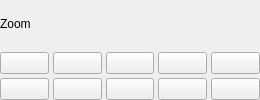
<?xml version="1.0" encoding="UTF-8"?>
<ui version="4.0">
 <class>ZoomWidget</class>
 <widget class="QWidget" name="ZoomWidget">
  <property name="geometry">
   <rect>
    <x>0</x>
    <y>0</y>
    <width>260</width>
    <height>100</height>
   </rect>
  </property>
  <property name="windowTitle">
   <string>Zoom Widget</string>
  </property>
  <layout class="QGridLayout" name="gridLayout">
   <property name="leftMargin">
    <number>0</number>
   </property>
   <property name="topMargin">
    <number>0</number>
   </property>
   <property name="rightMargin">
    <number>0</number>
   </property>
   <property name="bottomMargin">
    <number>0</number>
   </property>
   <property name="spacing">
    <number>4</number>
   </property>
   <item row="0" column="0" colspan="5">
    <widget class="QLabel" name="zoomLabel">
     <property name="text">
      <string>Zoom</string>
     </property>
     <property name="class" stdset="0">
      <string>panel-label</string>
     </property>
    </widget>
   </item>
   <item row="1" column="0">
    <widget class="QPushButton" name="zoom_in_btn">
     <property name="toolTip">
      <string>Zoom In</string>
     </property>
     <property name="text">
      <string/>
     </property>
     <property name="icon">
      <iconset>
       <normaloff>:/icons/zoom-in</normaloff>
      </iconset>
     </property>
    </widget>
   </item>
   <item row="1" column="1">
    <widget class="QPushButton" name="zoom_out_btn">
     <property name="toolTip">
      <string>Zoom Out</string>
     </property>
     <property name="text">
      <string/>
     </property>
     <property name="icon">
      <iconset>
       <normaloff>:/icons/zoom-out</normaloff>
      </iconset>
     </property>
    </widget>
   </item>
   <item row="1" column="2">
    <widget class="QPushButton" name="zoom_1_1_btn">
     <property name="toolTip">
      <string>Zoom 1:1</string>
     </property>
     <property name="text">
      <string/>
     </property>
     <property name="icon">
      <iconset>
       <normaloff>:/icons/zoom-original</normaloff>
      </iconset>
     </property>
    </widget>
   </item>
   <item row="1" column="3">
    <widget class="QPushButton" name="zoom_1_2_btn">
     <property name="toolTip">
      <string>Zoom 1:2</string>
     </property>
     <property name="text">
      <string/>
     </property>
     <property name="icon">
      <iconset>
       <normaloff>:/icons/zoom-half-size</normaloff>
      </iconset>
     </property>
    </widget>
   </item>
   <item row="1" column="4">
    <widget class="QPushButton" name="zoom_2_1_btn">
     <property name="toolTip">
      <string>Zoom 2:1</string>
     </property>
     <property name="text">
      <string/>
     </property>
     <property name="icon">
      <iconset>
       <normaloff>:/icons/zoom-double-size</normaloff>
      </iconset>
     </property>
    </widget>
   </item>
   <item row="2" column="0">
    <widget class="QPushButton" name="zoom_fit_selection_btn">
     <property name="toolTip">
      <string>Zoom Selection</string>
     </property>
     <property name="text">
      <string/>
     </property>
     <property name="icon">
      <iconset>
       <normaloff>:/icons/zoom-fit-selection</normaloff>
      </iconset>
     </property>
    </widget>
   </item>
   <item row="2" column="1">
    <widget class="QPushButton" name="zoom_fit_drawing_btn">
     <property name="toolTip">
      <string>Zoom Drawing</string>
     </property>
     <property name="text">
      <string/>
     </property>
     <property name="icon">
      <iconset>
       <normaloff>:/icons/zoom-fit-drawing</normaloff>
      </iconset>
     </property>
    </widget>
   </item>
   <item row="2" column="2">
    <widget class="QPushButton" name="zoom_fit_page_btn">
     <property name="toolTip">
      <string>Zoom Page</string>
     </property>
     <property name="text">
      <string/>
     </property>
     <property name="icon">
      <iconset>
       <normaloff>:/icons/zoom-fit-page</normaloff>
      </iconset>
     </property>
    </widget>
   </item>
   <item row="2" column="3">
    <widget class="QPushButton" name="zoom_fit_width_btn">
     <property name="toolTip">
      <string>Zoom Page Width</string>
     </property>
     <property name="text">
      <string/>
     </property>
     <property name="icon">
      <iconset>
       <normaloff>:/icons/zoom-fit-width</normaloff>
      </iconset>
     </property>
    </widget>
   </item>
   <item row="2" column="4">
    <widget class="QPushButton" name="zoom_center_page_btn">
     <property name="toolTip">
      <string>Center Page</string>
     </property>
     <property name="text">
      <string/>
     </property>
     <property name="icon">
      <iconset>
       <normaloff>:/icons/zoom-center-page</normaloff>
      </iconset>
     </property>
    </widget>
   </item>
  </layout>
 </widget>
 <resources/>
 <connections/>
</ui>
